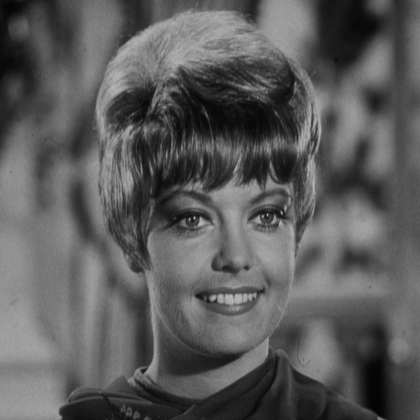
%> input picture zelda.bmp, 420 x 420 px, shrunk from 512 x 512 before the run
$ octave sobel_gradient.m   (GNU Octave 9; MATLAB toolbox functions it lacks are replaced by stand-ins)
%> lines starting %> are read from the running program, lines starting %| are printed output that depends on the picture
a=imread('zelda.bmp');
%> a is the input picture: size 420x420 uint8; min 1, max 188, mean 91.2
p=zeros(size(a,1)+2,size(a,2)+2);
for i=1:size(a,1)
    for j=1:size(a,2)
        p(i+1,j+1)=a(i,j);
    end
end

maskx=[-1 -2 -1;0 0 0;1 2 1]
masky=[-1 0 1;-2 0 2;-1 0 1]
%sum(maskx)-sum is columnwise first
%this gives 0 0 0
final=zeros(size(a,1),size(a,2));
for i=1:size(a,1)
    for j=1:size(a,2)
        ii=i+1;
        jj=j+1;
        mat=[p(ii-1,jj-1) p(ii-1,jj) p(ii-1,jj+1);
            p(ii,jj-1) p(ii,jj) p(ii,jj+1);
            p(ii+1,jj-1) p(ii+1,jj) p(ii+1,jj+1)];
        gx=abs(sum(sum(mat.*maskx)));
        gy=abs(sum(sum(mat.*masky)));
        final(i,j)=gx+gy;
    end
end
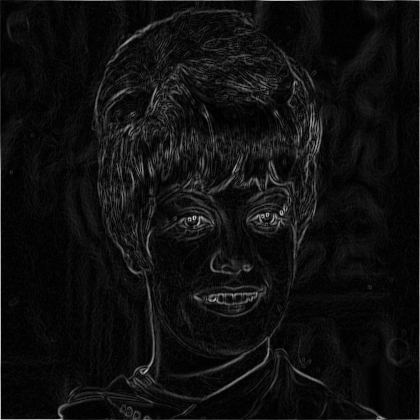
%> final: size 420x420 double; min 0, max 840, mean 52.3; drawn with min black and max white
subplot(1,2,1);title('Original');imshow(a);
subplot(1,2,2);title('After Gradient');imshow(uint8(final))
%> after `imshow(uint8(final))`:
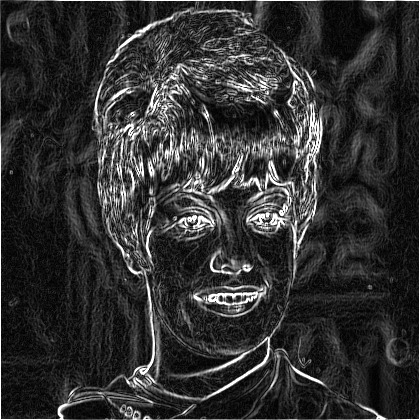
%> displayed picture: size 420x420, on the screen's scale of 0 to 255; min 0, max 255, mean 50.2

$ run again, with airfield.bmp copied over zelda.bmp
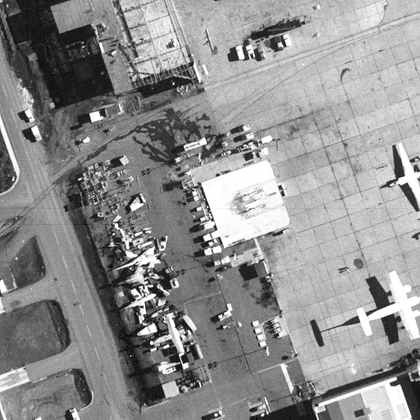
%> input picture airfield.bmp, 420 x 420 px, shrunk from 512 x 512 before the run
%> a is the input picture: size 420x420 uint8; min 0, max 255, mean 143.4
%> after the loop `for i=1:size(a,1)`:
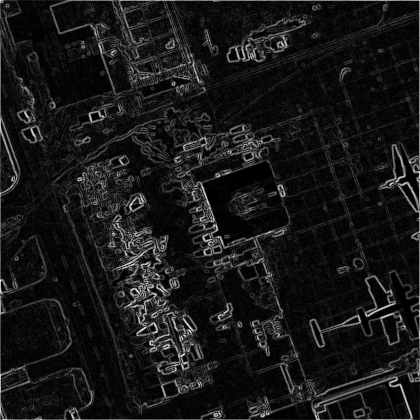
%> final: size 420x420 double; min 0, max 1394, mean 133.2; drawn with min black and max white
%> `imshow(uint8(final))`:
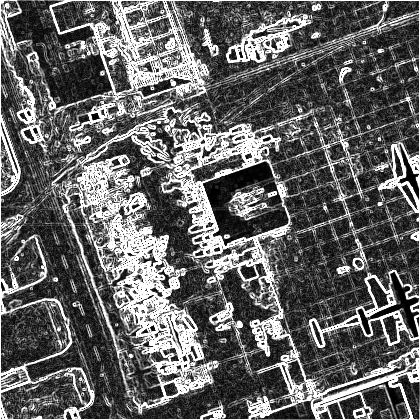
%> displayed picture: size 420x420, on the screen's scale of 0 to 255; min 0, max 255, mean 100.6
